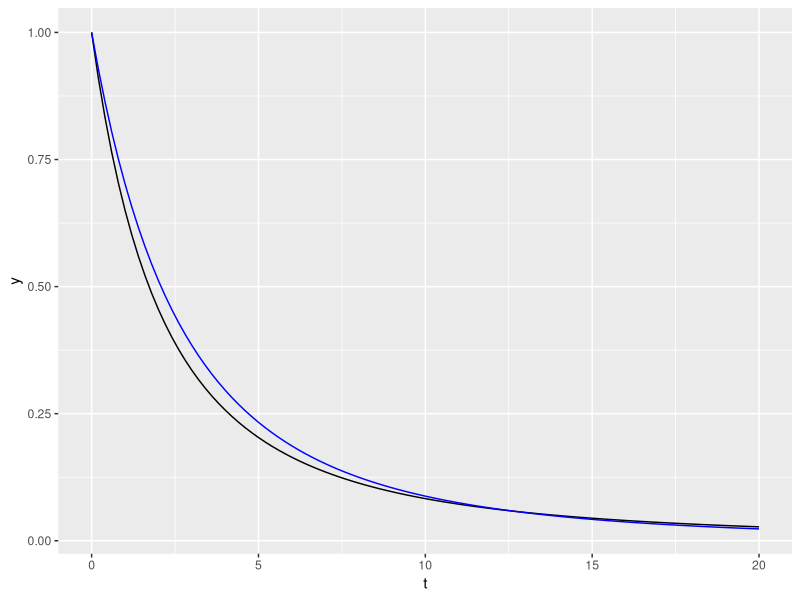

Write R code to recreate this figure.
## ---- chunk 1
knitr::opts_chunk$set(echo = TRUE)
library(ggplot2)
## ---- chunk 2

mu <- 4
k <- 10


resFunc2 <- function(mu=mu,k=k,t){
  invK <- 1/k
  left <- ((mu*(invK+1))/((mu*(invK+1))+t))^(invK+2); 
}

ggplot(data=data.frame(t=c(0,20)),aes(x=t)) + 
  stat_function(fun=resFunc2,args=list(mu=mu,k=k)) + 
  stat_function(fun=resFunc2,args=list(mu=mu,k=k*0.1),color="blue")





